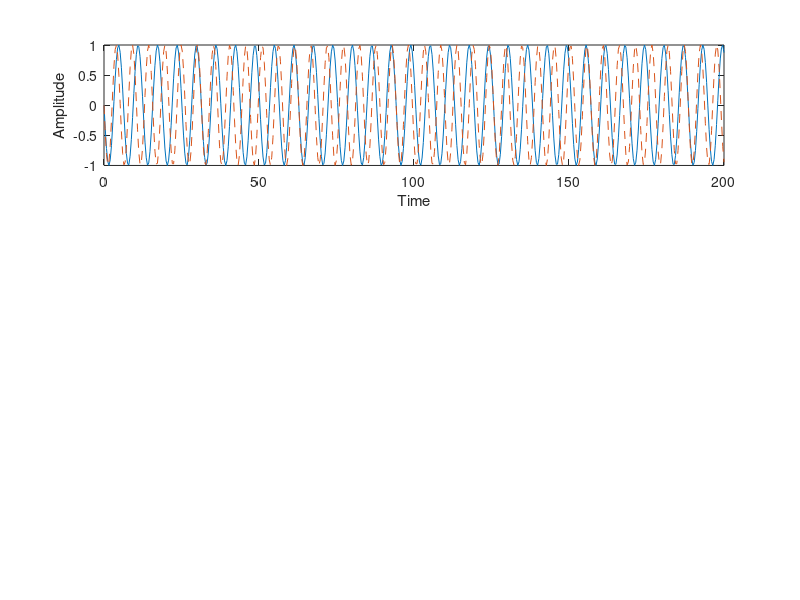

Recreate this plot in MATLAB. (Note: this script raises an error after producing the figure.)
function dispersion1
% DISPERSION1
%
% Illustrates phase/group velocity
%
% Last modified by fjsimons-at-alum.mit.edu, March 30th, 2017

clf

% Time and distance
t=linspace(0,200,500);
x=linspace(0,750000,10);

% Frequency
om1=1;
om2=1.2;

% Wave speed
c1=4500;
c2=4600;

% Wave number
k1=om1/c1;
k2=om2/c2;

% Average and difference values
k0=(k1+k2)/2;
dk=(k2-k1)/2;
om0=(om1+om2)/2;
dom=(om2-om1)/2;

% Phase speed and group speed
c=om0/k0;
U=dom/dk;

[X,T]=meshgrid(x,t);

% Two different waves
u1=sin(k1*x(1)-om1*t);
u2=sin(k2*x(1)-om2*t);

% Plot two different waves
ah(1)=subplot(311);
p(1)=plot(t,u1);
hold on
p(2)=plot(t,u2,'--');

xl(1)=xlabel('Time');
yl(1)=ylabel('Amplitude');

fig2print(gcf,'portrait')

% Plot the superposition of both waves
ah(2)=subplot(212);
U12=sin(k1*X-om1*T)+sin(k2*X-om2*T);

% Plot the curves as a function of time and distance
fc=5;
for index=1:length(x)
  pp(index)=plot(t,x(index)+U12(:,index)/fc*(x(2)-x(1)));  hold on
  % Upper envelope
  pe(index)=plot(t,x(index)+cos(dk*X(:,index)-dom*T(:,index))/(fc/2)* ...
		 (x(2)-x(1)));
  % Lower envelope
  pd(index)=plot(t,x(index)-cos(dk*X(:,index)-dom*T(:,index))/(fc/2)* ...
		 (x(2)-x(1)));
  % Grid line
  pf(index)=plot(t,repmat(x(index),length(t),1),':');
end
yli=ylim;
yli=[-1 8]*1e5;

xl(2)=xlabel('Time');
yl(2)=ylabel('Distance');

set([pe pd],'Color',[0.7 0.7 0.7])

% Phase velocity curve in RED
pc=plot(t,t*c);
set(pc,'Color','r')

% Group velocity curve in GREEN
pg=plot(t,t*U,'-');
set(pg,'Color','g')

% Cosmetics
set(ah(2),'Ydir','rev','ylim',yli,'Xlim',[0 200])
set(ah(1),'Xlim',[0 50])

set([p pp pe pd pc pg],'LineW',2)
